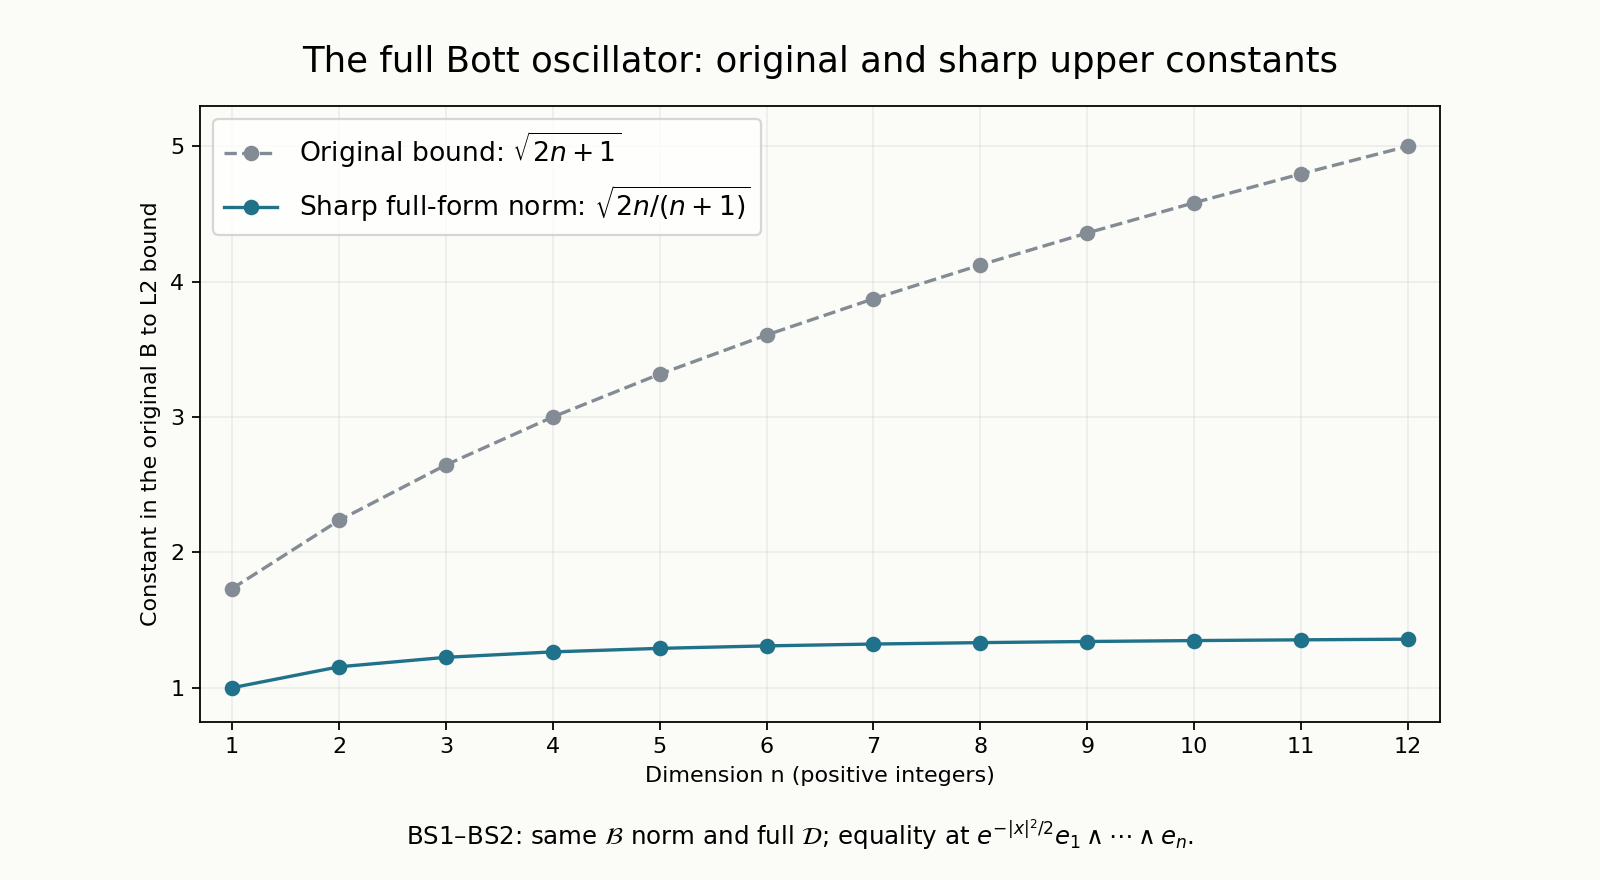

Source code (Python):
from pathlib import Path
import matplotlib
matplotlib.use("Agg")
import matplotlib.pyplot as plt
import numpy as np
out=Path(__file__).resolve().parent
n=np.arange(1,13)
fig,ax=plt.subplots(figsize=(10,5.5),facecolor="#fbfbf8")
ax.set_facecolor("#fbfbf8")
ax.plot(n,np.sqrt(2*n+1),"o--",color="#838c95",label=r"Original bound: $\sqrt{2n+1}$")
ax.plot(n,np.sqrt(2*n/(n+1)),"o-",color="#20718a",label=r"Sharp full-form norm: $\sqrt{2n/(n+1)}$")
ax.set(xlabel="Dimension n (positive integers)",ylabel="Constant in the original B to L2 bound",
       xlim=(.7,12.3),ylim=(.75,5.3))
ax.set_xticks(n)
ax.grid(alpha=.18)
ax.legend(loc="upper left",fontsize=12)
ax.set_title("The full Bott oscillator: original and sharp upper constants",fontsize=16,pad=15)
fig.text(.5,.04,r"BS1–BS2: same $\mathcal{B}$ norm and full $\mathcal{D}$; equality at $e^{-|x|^2/2}e_1\wedge\cdots\wedge e_n$.",
         ha="center",fontsize=11)
fig.subplots_adjust(bottom=.18)
fig.savefig(out/"bott_full_graph_bound.png",dpi=160,facecolor=fig.get_facecolor())
fig.savefig(out/"bott_full_graph_bound.svg",facecolor=fig.get_facecolor())
plt.close(fig)
print("Saved Bott graph bound PNG/SVG")
